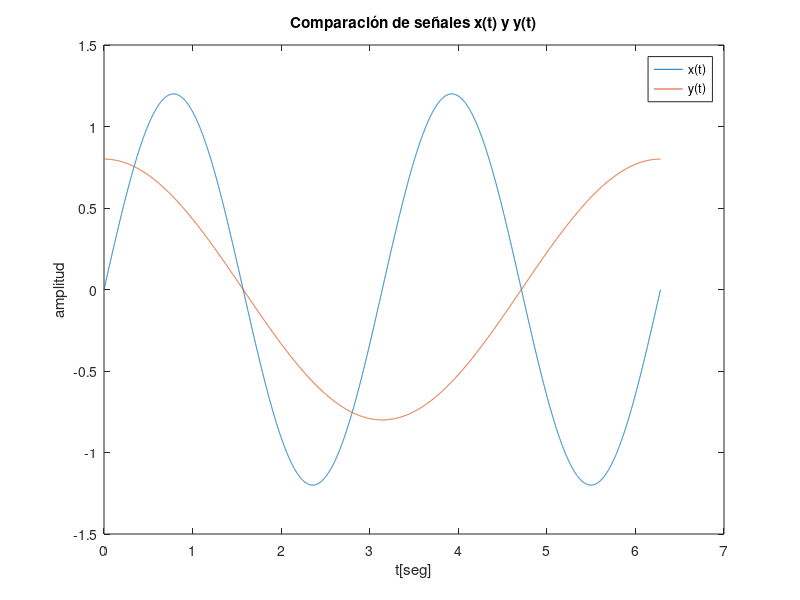

MATLAB code to generate this figure:
pkg load control

#limpiar figuras abiertas, limpiar el workspace, limpia el comand wondows
close all; clear all; clc;

disp("hola mundo")

#variables que se muestran en consola y no se muestran
a = 5
b = 7.3;
c = a + b

#vectores inicio:paso:fin

t = 0: 0.001: 2*pi;

#graficar
x = 1.2*sin(2*t);
y = 0.8*cos(t);

#graficamos el vs (t,x) vs (t,y)
plot(t,x,t,y)
xlabel("t[seg]");
ylabel("amplitud");
title("Comparación de señales x(t) y y(t)");
legend("x(t)", "y(t)");


